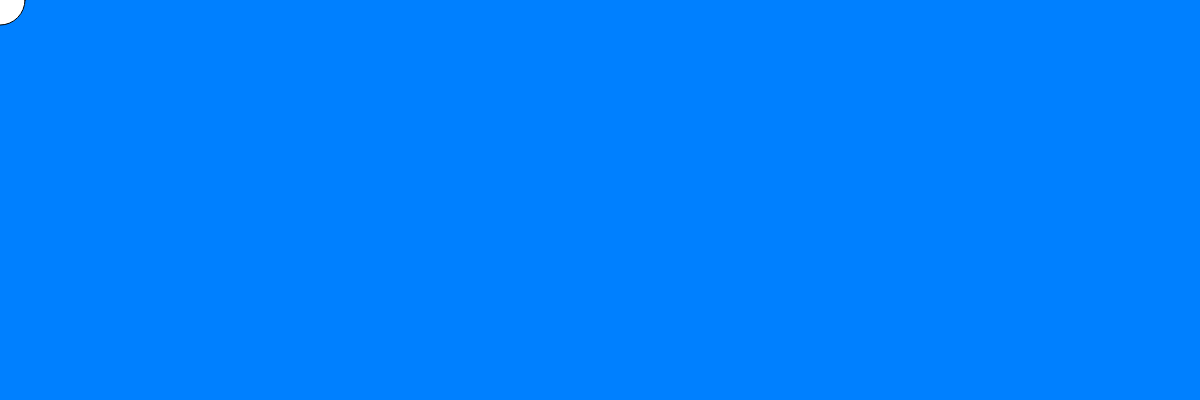
Frame 1 (no input)
Frame 60 (no input): identical to frame 1, image omitted
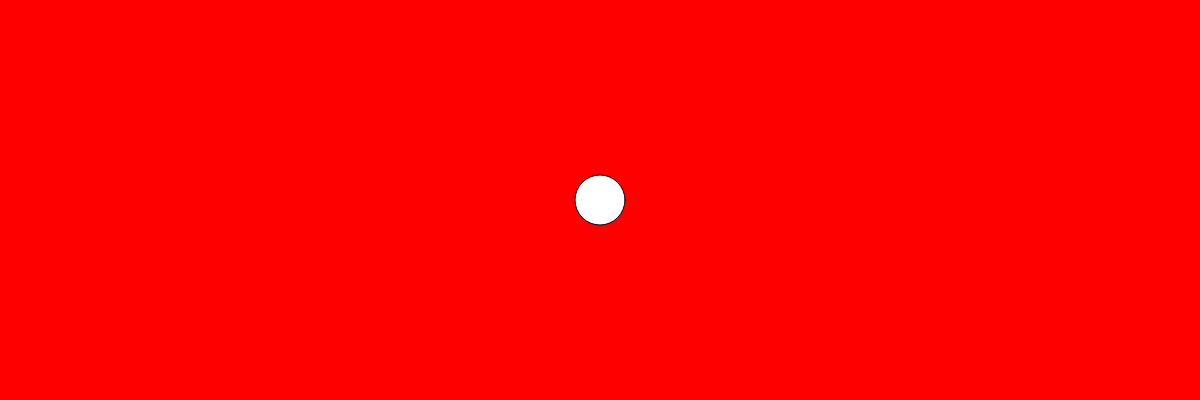
Frame 120 (the mouse pressed at the canvas centre since frame 60)

The p5.js sketch that drew these frames (run headless with seeded random() and noise() and a simulated clock; from frame 60 on, the mouse is pressed at the canvas centre):

// p5.js sketch
// ── sketch.js
var r = 0;
var g = 127.5;
var b=255;

function setup() {
  createCanvas(1200, 400);
}

function draw() {
  r = map(mouseX, 0, 600, 0, 255);
  g = map(mouseX, 0, 600, 127.5, 0);
  b = map(mouseX, 0, 600, 255, 0);
  background(r,g,b);
  ellipse(mouseX,mouseY,50,50);
}
